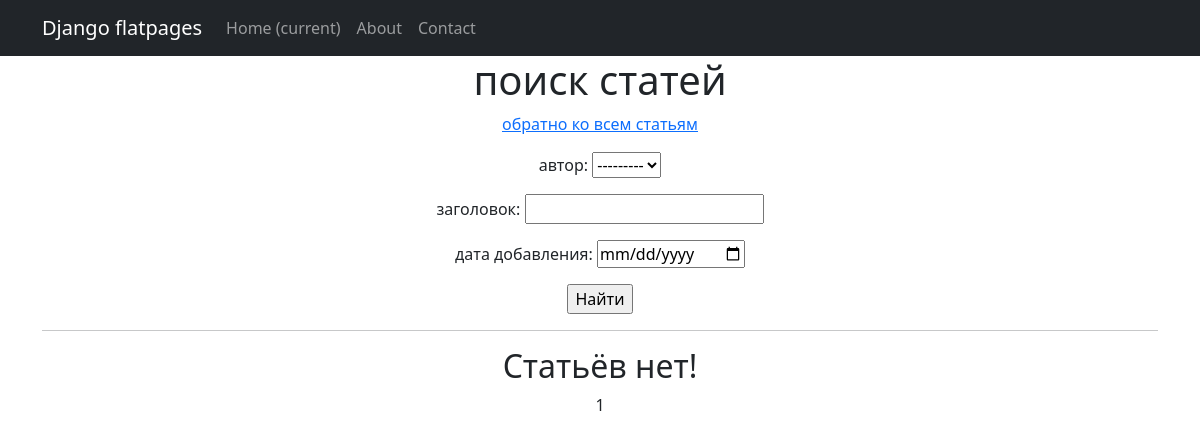
The app's page /artikulls/search/, older data.
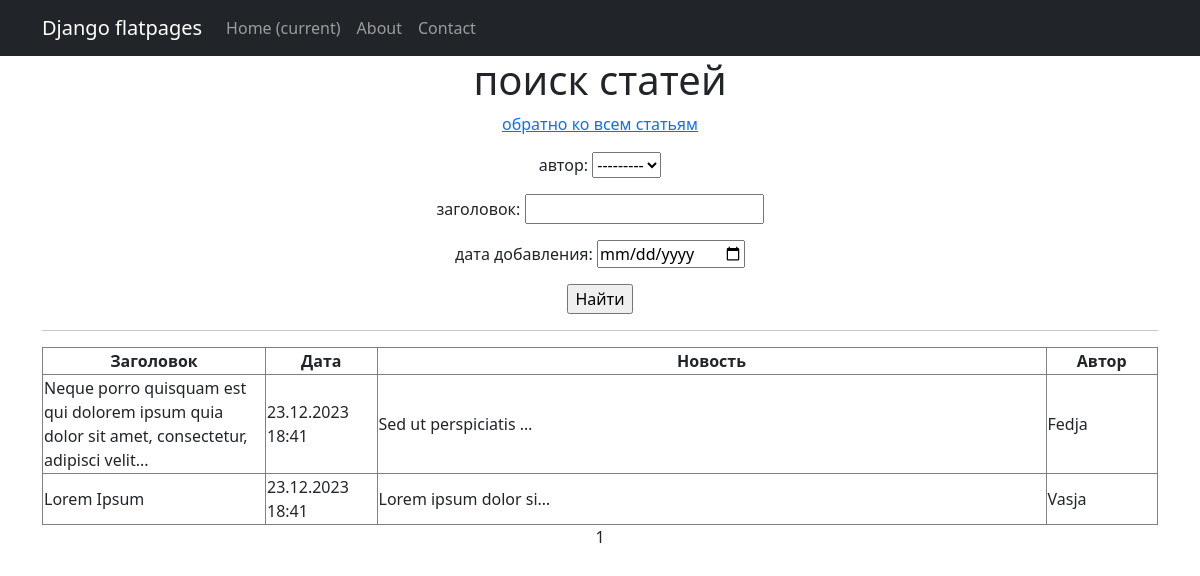
The same page, newer data.
### sajt/models.py (models this page shows, shortened)
class Post(models.Model):
    artikul = 'AR'
    news = 'NE'
    POSITIONS = [
        (artikul, 'статья'),
        (news, 'новость'),
    ]
    author = models.ForeignKey(Author, on_delete=models.CASCADE)
    type = models.CharField(max_length = 2, choices = POSITIONS, default=news, blank=True)
    datetime_in = models.DateTimeField(auto_now_add = True)
    head = models.CharField(max_length = 255)
    tekst = models.TextField()
    rating = models.IntegerField(default = 0)
    category = models.ManyToManyField(Category, through='PostCategory')

class Author(models.Model):
    rating = models.IntegerField(default = 0)
    user = models.OneToOneField(User, on_delete=models.CASCADE)

### sajt/views.py (the view)
# urls.py: path('artikulls/search/', ArtikullsListSearch.as_view(), name= 'artikulls_search'),
class ArtikullsListSearch(ListView):
    model = Post
    queryset = Post.objects.filter(type__exact='AR').order_by('-datetime_in')
    template_name = 'artikulls_search.html'
    context_object_name = 'artikulls_search'
    paginate_by = 10
    def get_queryset(self):
        queryset = super().get_queryset()
        self.filterset = PostFilter(self.request.GET, queryset)
        return self.filterset.qs
    def get_context_data(self, **kwargs):
        context = super().get_context_data(**kwargs)
        context['filterset'] = self.filterset
        return context

### templates/artikulls_search.html (shortened to what this page needs)
{% extends 'flatpages/default.html' %}
{% load custom_tags %}
{% block content %}
   <h1>поиск статей</h1>
   <p><a href="/artikulls/">обратно ко всем статьям</a></p>
   <form action="" method="get">
       {{ filterset.form.as_p }}
       <input type="submit" value="Найти" />
   </form>
   <hr>
   {% if artikulls_search %}
       <table class="table-bordered" width="100%">
           <tr>
               <th>Заголовок</th>
               <th>Дата</th>
               <th>Новость</th>
               <th>Автор</th>
           </tr>
           {% for artikull in artikulls_search %}
           <tr align="left">
               <td width="20%">{{ artikull.head }}</td>
               <td width="10%">{{ artikull.datetime_in|date:'d.m.Y H:i' }}</td>
               <td width="60%">{{ artikull.tekst|truncatechars:21 }}</td>
               <td width="10%">{{ artikull.author.user.username }}</td>
           </tr>
           {% endfor %}
       </table>
   {% else %}
       <h2>Статьёв нет!</h2>
   {% endif %}
   {{ page_obj.number }}
{% endblock content %}

Row changes from the older to the newer data that the page shows:
now on this page (row edited): Post: head "Neque porro quisquam est qui dolorem ipsum quia dolor sit amet, consectetur, adipisci velit...", datetime_in "23.12.2023 18:41", tekst "Sed ut perspiciatis …", author.user.username "Fedja"
now on this page (row edited): Post: head "Lorem Ipsum", datetime_in "23.12.2023 18:41", tekst "Lorem ipsum dolor si…", author.user.username "Vasja"
Text that changed along with them:
text no longer shown: "Статьёв нет!"
text now shown: "Заголовок Дата Новость Автор"
